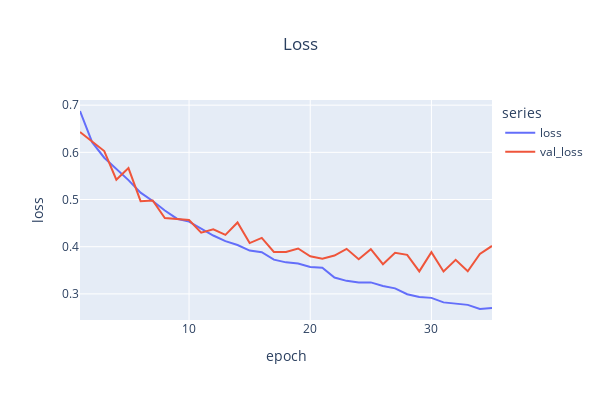
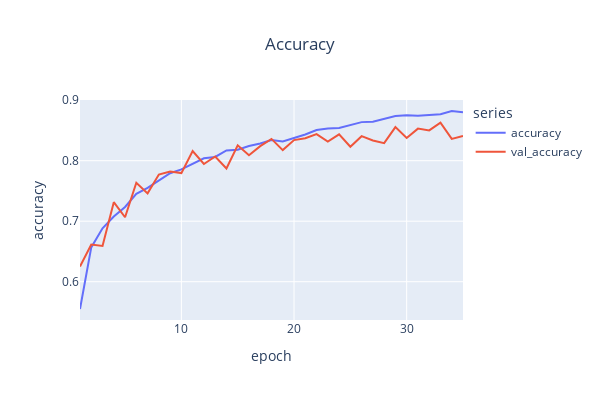

Notebook cell for these charts, in order:
### Code cell
hist = pd.DataFrame(history.history)
hist["epoch"] = hist.index + 1

# Loss
fig_loss = px.line(
    hist,
    x="epoch",
    y=["loss", "val_loss"],
    title="Loss",
    labels={"value": "loss", "variable": "series"}
)
fig_loss.update_layout(
    title_x=0.5
    ,width=600
    ,height=400
)
fig_loss.show()

# Accuracy
fig_acc = px.line(
    hist,
    x="epoch",
    y=["accuracy", "val_accuracy"],
    title="Accuracy",
    labels={"value": "accuracy", "variable": "series"}
)
fig_acc.update_layout(
    title_x=0.5
    ,width=600
    ,height=400
)
fig_acc.show()

### Figure 1 — Plotly figure (JSON) as saved in the notebook; plotly's stock layout.template omitted (floating-point values rounded to 4 significant figures)
{"data": [{"hovertemplate": "series=loss<br>epoch=%{x}<br>loss=%{y}<extra></extra>", "legendgroup": "loss", "line": {"color": "#636efa", "dash": "solid"}, "marker": {"symbol": "circle"}, "mode": "lines", "name": "loss", "orientation": "v", "showlegend": true, "type": "scatter", "x": [1, 2, 3, 4, 5, 6, 7, 8, 9, 10, 11, 12, 13, 14, 15, 16, 17, 18, 19, 20, 21, 22, 23, 24, 25, 26, 27, 28, 29, 30, 31, 32, 33, 34, 35], "xaxis": "x", "y": [0.6877, 0.6215, 0.5887, 0.5656, 0.5411, 0.5146, 0.4968, 0.4766, 0.4594, 0.4532, 0.4382, 0.4237, 0.4117, 0.4036, 0.3919, 0.3885, 0.3726, 0.3668, 0.3643, 0.3569, 0.3555, 0.3346, 0.3276, 0.324, 0.3244, 0.3169, 0.3117, 0.2993, 0.2935, 0.2916, 0.282, 0.2794, 0.2767, 0.268, 0.2703], "yaxis": "y"}, {"hovertemplate": "series=val_loss<br>epoch=%{x}<br>loss=%{y}<extra></extra>", "legendgroup": "val_loss", "line": {"color": "#EF553B", "dash": "solid"}, "marker": {"symbol": "circle"}, "mode": "lines", "name": "val_loss", "orientation": "v", "showlegend": true, "type": "scatter", "x": [1, 2, 3, 4, 5, 6, 7, 8, 9, 10, 11, 12, 13, 14, 15, 16, 17, 18, 19, 20, 21, 22, 23, 24, 25, 26, 27, 28, 29, 30, 31, 32, 33, 34, 35], "xaxis": "x", "y": [0.6429, 0.6229, 0.6028, 0.5419, 0.5666, 0.4964, 0.498, 0.4609, 0.4587, 0.4566, 0.4299, 0.4369, 0.4251, 0.4513, 0.4077, 0.4187, 0.389, 0.389, 0.3962, 0.3796, 0.3746, 0.3813, 0.3955, 0.3735, 0.3948, 0.363, 0.3873, 0.3828, 0.3477, 0.3886, 0.3475, 0.3722, 0.3478, 0.3845, 0.4016], "yaxis": "y"}], "layout": {"height": 400, "legend": {"title": {"text": "series"}, "tracegroupgap": 0}, "title": {"text": "Loss", "x": 0.5}, "width": 600, "xaxis": {"anchor": "y", "domain": [0, 1], "title": {"text": "epoch"}}, "yaxis": {"anchor": "x", "domain": [0, 1], "title": {"text": "loss"}}}}

### Figure 2 — Plotly figure (JSON) as saved in the notebook; plotly's stock layout.template omitted (floating-point values rounded to 4 significant figures)
{"data": [{"hovertemplate": "series=accuracy<br>epoch=%{x}<br>accuracy=%{y}<extra></extra>", "legendgroup": "accuracy", "line": {"color": "#636efa", "dash": "solid"}, "marker": {"symbol": "circle"}, "mode": "lines", "name": "accuracy", "orientation": "v", "showlegend": true, "type": "scatter", "x": [1, 2, 3, 4, 5, 6, 7, 8, 9, 10, 11, 12, 13, 14, 15, 16, 17, 18, 19, 20, 21, 22, 23, 24, 25, 26, 27, 28, 29, 30, 31, 32, 33, 34, 35], "xaxis": "x", "y": [0.5549, 0.6566, 0.6883, 0.7076, 0.7235, 0.7451, 0.7551, 0.7676, 0.7793, 0.7856, 0.7944, 0.804, 0.8061, 0.8169, 0.8181, 0.8242, 0.8285, 0.834, 0.8317, 0.8378, 0.8432, 0.8506, 0.8533, 0.8539, 0.8583, 0.8637, 0.8645, 0.8694, 0.8739, 0.875, 0.8742, 0.8754, 0.8769, 0.8821, 0.88], "yaxis": "y"}, {"hovertemplate": "series=val_accuracy<br>epoch=%{x}<br>accuracy=%{y}<extra></extra>", "legendgroup": "val_accuracy", "line": {"color": "#EF553B", "dash": "solid"}, "marker": {"symbol": "circle"}, "mode": "lines", "name": "val_accuracy", "orientation": "v", "showlegend": true, "type": "scatter", "x": [1, 2, 3, 4, 5, 6, 7, 8, 9, 10, 11, 12, 13, 14, 15, 16, 17, 18, 19, 20, 21, 22, 23, 24, 25, 26, 27, 28, 29, 30, 31, 32, 33, 34, 35], "xaxis": "x", "y": [0.625, 0.6615, 0.659, 0.7315, 0.7065, 0.7635, 0.746, 0.777, 0.782, 0.7795, 0.816, 0.7945, 0.807, 0.787, 0.8255, 0.809, 0.824, 0.836, 0.8175, 0.834, 0.837, 0.844, 0.8315, 0.8435, 0.823, 0.8405, 0.8335, 0.829, 0.8555, 0.8375, 0.853, 0.85, 0.863, 0.836, 0.841], "yaxis": "y"}], "layout": {"height": 400, "legend": {"title": {"text": "series"}, "tracegroupgap": 0}, "title": {"text": "Accuracy", "x": 0.5}, "width": 600, "xaxis": {"anchor": "y", "domain": [0, 1], "title": {"text": "epoch"}}, "yaxis": {"anchor": "x", "domain": [0, 1], "title": {"text": "accuracy"}}}}
